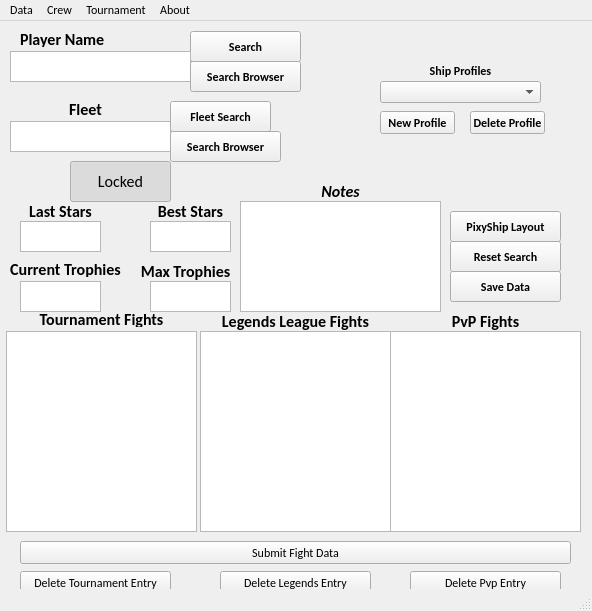
<?xml version="1.0" encoding="UTF-8"?>
<ui version="4.0">
 <class>MainWindow</class>
 <widget class="QMainWindow" name="MainWindow">
  <property name="geometry">
   <rect>
    <x>0</x>
    <y>0</y>
    <width>592</width>
    <height>611</height>
   </rect>
  </property>
  <property name="sizePolicy">
   <sizepolicy hsizetype="Fixed" vsizetype="Fixed">
    <horstretch>0</horstretch>
    <verstretch>0</verstretch>
   </sizepolicy>
  </property>
  <property name="font">
   <font>
    <family>Calibri</family>
   </font>
  </property>
  <property name="windowTitle">
   <string>Pixel Starships Target Tracking Tool</string>
  </property>
  <property name="statusTip">
   <string notr="true"/>
  </property>
  <property name="toolButtonStyle">
   <enum>Qt::ToolButtonTextUnderIcon</enum>
  </property>
  <widget class="QWidget" name="centralwidget">
   <widget class="QLabel" name="fleetNameLabel">
    <property name="geometry">
     <rect>
      <x>40</x>
      <y>80</y>
      <width>91</width>
      <height>16</height>
     </rect>
    </property>
    <property name="font">
     <font>
      <family>Calibri</family>
      <pointsize>12</pointsize>
      <weight>75</weight>
      <italic>false</italic>
      <bold>true</bold>
     </font>
    </property>
    <property name="text">
     <string>Fleet</string>
    </property>
    <property name="alignment">
     <set>Qt::AlignCenter</set>
    </property>
   </widget>
   <widget class="QTextBrowser" name="bestStars">
    <property name="geometry">
     <rect>
      <x>150</x>
      <y>200</y>
      <width>81</width>
      <height>31</height>
     </rect>
    </property>
    <property name="tabChangesFocus">
     <bool>true</bool>
    </property>
   </widget>
   <widget class="QLabel" name="maxTrophiesLabel">
    <property name="geometry">
     <rect>
      <x>120</x>
      <y>240</y>
      <width>131</width>
      <height>20</height>
     </rect>
    </property>
    <property name="font">
     <font>
      <family>Calibri</family>
      <pointsize>12</pointsize>
      <weight>75</weight>
      <italic>false</italic>
      <bold>true</bold>
     </font>
    </property>
    <property name="text">
     <string>Max Trophies</string>
    </property>
    <property name="alignment">
     <set>Qt::AlignCenter</set>
    </property>
   </widget>
   <widget class="QLabel" name="label">
    <property name="geometry">
     <rect>
      <x>20</x>
      <y>10</y>
      <width>91</width>
      <height>16</height>
     </rect>
    </property>
    <property name="font">
     <font>
      <family>Calibri</family>
      <pointsize>12</pointsize>
      <weight>75</weight>
      <italic>false</italic>
      <bold>true</bold>
     </font>
    </property>
    <property name="text">
     <string>Player Name</string>
    </property>
   </widget>
   <widget class="QLabel" name="tournamentFightsLabel">
    <property name="geometry">
     <rect>
      <x>6</x>
      <y>290</y>
      <width>191</width>
      <height>16</height>
     </rect>
    </property>
    <property name="font">
     <font>
      <family>Calibri</family>
      <pointsize>12</pointsize>
      <weight>75</weight>
      <italic>false</italic>
      <bold>true</bold>
     </font>
    </property>
    <property name="text">
     <string>Tournament Fights</string>
    </property>
    <property name="alignment">
     <set>Qt::AlignCenter</set>
    </property>
   </widget>
   <widget class="QTextBrowser" name="lastStars">
    <property name="geometry">
     <rect>
      <x>20</x>
      <y>200</y>
      <width>81</width>
      <height>31</height>
     </rect>
    </property>
    <property name="tabChangesFocus">
     <bool>true</bool>
    </property>
   </widget>
   <widget class="QLabel" name="starsLastTournamentLabel">
    <property name="geometry">
     <rect>
      <x>20</x>
      <y>180</y>
      <width>81</width>
      <height>20</height>
     </rect>
    </property>
    <property name="font">
     <font>
      <family>Calibri</family>
      <pointsize>12</pointsize>
      <weight>75</weight>
      <italic>false</italic>
      <bold>true</bold>
     </font>
    </property>
    <property name="text">
     <string>Last Stars</string>
    </property>
    <property name="alignment">
     <set>Qt::AlignCenter</set>
    </property>
   </widget>
   <widget class="QTextEdit" name="playerNotes">
    <property name="geometry">
     <rect>
      <x>240</x>
      <y>180</y>
      <width>201</width>
      <height>111</height>
     </rect>
    </property>
    <property name="tabChangesFocus">
     <bool>true</bool>
    </property>
   </widget>
   <widget class="QTextBrowser" name="maxTrophies">
    <property name="geometry">
     <rect>
      <x>150</x>
      <y>260</y>
      <width>81</width>
      <height>31</height>
     </rect>
    </property>
    <property name="tabChangesFocus">
     <bool>true</bool>
    </property>
   </widget>
   <widget class="QPushButton" name="searchButton">
    <property name="geometry">
     <rect>
      <x>190</x>
      <y>10</y>
      <width>111</width>
      <height>31</height>
     </rect>
    </property>
    <property name="font">
     <font>
      <family>Calibri</family>
      <pointsize>9</pointsize>
      <weight>75</weight>
      <bold>true</bold>
     </font>
    </property>
    <property name="text">
     <string>Search</string>
    </property>
   </widget>
   <widget class="QLabel" name="bestStarsLabel">
    <property name="geometry">
     <rect>
      <x>150</x>
      <y>180</y>
      <width>81</width>
      <height>20</height>
     </rect>
    </property>
    <property name="font">
     <font>
      <family>Calibri</family>
      <pointsize>12</pointsize>
      <weight>75</weight>
      <italic>false</italic>
      <bold>true</bold>
     </font>
    </property>
    <property name="text">
     <string>Best Stars</string>
    </property>
    <property name="alignment">
     <set>Qt::AlignCenter</set>
    </property>
   </widget>
   <widget class="QLabel" name="currentTrophiesLabel">
    <property name="geometry">
     <rect>
      <x>-10</x>
      <y>240</y>
      <width>151</width>
      <height>16</height>
     </rect>
    </property>
    <property name="font">
     <font>
      <family>Calibri</family>
      <pointsize>12</pointsize>
      <weight>75</weight>
      <italic>false</italic>
      <bold>true</bold>
     </font>
    </property>
    <property name="text">
     <string>Current Trophies</string>
    </property>
    <property name="alignment">
     <set>Qt::AlignCenter</set>
    </property>
   </widget>
   <widget class="QLabel" name="playerNotesLabel">
    <property name="geometry">
     <rect>
      <x>240</x>
      <y>160</y>
      <width>201</width>
      <height>20</height>
     </rect>
    </property>
    <property name="font">
     <font>
      <family>Calibri</family>
      <pointsize>12</pointsize>
      <weight>75</weight>
      <italic>true</italic>
      <bold>true</bold>
     </font>
    </property>
    <property name="text">
     <string>Notes</string>
    </property>
    <property name="alignment">
     <set>Qt::AlignCenter</set>
    </property>
   </widget>
   <widget class="QPlainTextEdit" name="playerNameSearchBox">
    <property name="geometry">
     <rect>
      <x>10</x>
      <y>30</y>
      <width>181</width>
      <height>31</height>
     </rect>
    </property>
    <property name="font">
     <font>
      <family>Calibri</family>
      <pointsize>12</pointsize>
     </font>
    </property>
    <property name="cursor" stdset="0">
     <cursorShape>IBeamCursor</cursorShape>
    </property>
    <property name="focusPolicy">
     <enum>Qt::StrongFocus</enum>
    </property>
    <property name="inputMethodHints">
     <set>Qt::ImhNone</set>
    </property>
    <property name="verticalScrollBarPolicy">
     <enum>Qt::ScrollBarAlwaysOff</enum>
    </property>
    <property name="horizontalScrollBarPolicy">
     <enum>Qt::ScrollBarAlwaysOff</enum>
    </property>
    <property name="tabChangesFocus">
     <bool>true</bool>
    </property>
    <property name="lineWrapMode">
     <enum>QPlainTextEdit::NoWrap</enum>
    </property>
   </widget>
   <widget class="QToolButton" name="lockUnlockButton">
    <property name="geometry">
     <rect>
      <x>70</x>
      <y>140</y>
      <width>101</width>
      <height>41</height>
     </rect>
    </property>
    <property name="font">
     <font>
      <family>Calibri</family>
      <pointsize>12</pointsize>
     </font>
    </property>
    <property name="text">
     <string>Locked</string>
    </property>
    <property name="checkable">
     <bool>true</bool>
    </property>
    <property name="checked">
     <bool>true</bool>
    </property>
   </widget>
   <widget class="QTextBrowser" name="currentTrophies">
    <property name="geometry">
     <rect>
      <x>20</x>
      <y>260</y>
      <width>81</width>
      <height>31</height>
     </rect>
    </property>
    <property name="tabChangesFocus">
     <bool>true</bool>
    </property>
   </widget>
   <widget class="QLabel" name="legendsFightsLabel">
    <property name="geometry">
     <rect>
      <x>200</x>
      <y>290</y>
      <width>191</width>
      <height>20</height>
     </rect>
    </property>
    <property name="font">
     <font>
      <family>Calibri</family>
      <pointsize>12</pointsize>
      <weight>75</weight>
      <italic>false</italic>
      <bold>true</bold>
     </font>
    </property>
    <property name="text">
     <string>Legends League Fights</string>
    </property>
    <property name="alignment">
     <set>Qt::AlignCenter</set>
    </property>
   </widget>
   <widget class="QLabel" name="pvpFightsLabel">
    <property name="geometry">
     <rect>
      <x>390</x>
      <y>290</y>
      <width>191</width>
      <height>20</height>
     </rect>
    </property>
    <property name="font">
     <font>
      <family>Calibri</family>
      <pointsize>12</pointsize>
      <weight>75</weight>
      <italic>false</italic>
      <bold>true</bold>
     </font>
    </property>
    <property name="text">
     <string>PvP Fights</string>
    </property>
    <property name="alignment">
     <set>Qt::AlignCenter</set>
    </property>
   </widget>
   <widget class="QPlainTextEdit" name="fleetName">
    <property name="geometry">
     <rect>
      <x>10</x>
      <y>100</y>
      <width>161</width>
      <height>31</height>
     </rect>
    </property>
    <property name="inputMethodHints">
     <set>Qt::ImhNone</set>
    </property>
    <property name="midLineWidth">
     <number>-5</number>
    </property>
    <property name="verticalScrollBarPolicy">
     <enum>Qt::ScrollBarAlwaysOff</enum>
    </property>
    <property name="horizontalScrollBarPolicy">
     <enum>Qt::ScrollBarAlwaysOff</enum>
    </property>
    <property name="tabChangesFocus">
     <bool>true</bool>
    </property>
    <property name="readOnly">
     <bool>false</bool>
    </property>
   </widget>
   <widget class="QPushButton" name="saveNewData">
    <property name="geometry">
     <rect>
      <x>450</x>
      <y>250</y>
      <width>111</width>
      <height>31</height>
     </rect>
    </property>
    <property name="font">
     <font>
      <family>Calibri</family>
      <pointsize>9</pointsize>
      <weight>75</weight>
      <bold>true</bold>
     </font>
    </property>
    <property name="text">
     <string>Save Data</string>
    </property>
   </widget>
   <widget class="QTableView" name="tournyTable">
    <property name="geometry">
     <rect>
      <x>6</x>
      <y>310</y>
      <width>191</width>
      <height>201</height>
     </rect>
    </property>
   </widget>
   <widget class="QTableView" name="legendsTable">
    <property name="geometry">
     <rect>
      <x>200</x>
      <y>310</y>
      <width>191</width>
      <height>201</height>
     </rect>
    </property>
   </widget>
   <widget class="QTableView" name="pvpTable">
    <property name="geometry">
     <rect>
      <x>390</x>
      <y>310</y>
      <width>191</width>
      <height>201</height>
     </rect>
    </property>
    <property name="alternatingRowColors">
     <bool>true</bool>
    </property>
    <property name="wordWrap">
     <bool>false</bool>
    </property>
   </widget>
   <widget class="QPushButton" name="resetButton">
    <property name="geometry">
     <rect>
      <x>450</x>
      <y>220</y>
      <width>111</width>
      <height>31</height>
     </rect>
    </property>
    <property name="font">
     <font>
      <family>Calibri</family>
      <pointsize>9</pointsize>
      <weight>75</weight>
      <bold>true</bold>
     </font>
    </property>
    <property name="text">
     <string>Reset Search</string>
    </property>
   </widget>
   <widget class="QPushButton" name="pixyshipLayoutButton">
    <property name="geometry">
     <rect>
      <x>450</x>
      <y>190</y>
      <width>111</width>
      <height>31</height>
     </rect>
    </property>
    <property name="font">
     <font>
      <family>Calibri</family>
      <pointsize>9</pointsize>
      <weight>75</weight>
      <bold>true</bold>
     </font>
    </property>
    <property name="text">
     <string>PixyShip Layout</string>
    </property>
   </widget>
   <widget class="QPushButton" name="fleetSearchButton">
    <property name="geometry">
     <rect>
      <x>170</x>
      <y>80</y>
      <width>101</width>
      <height>31</height>
     </rect>
    </property>
    <property name="font">
     <font>
      <family>Calibri</family>
      <pointsize>9</pointsize>
      <weight>75</weight>
      <bold>true</bold>
     </font>
    </property>
    <property name="text">
     <string>Fleet Search</string>
    </property>
   </widget>
   <widget class="QPushButton" name="delTournyButton">
    <property name="geometry">
     <rect>
      <x>20</x>
      <y>550</y>
      <width>151</width>
      <height>23</height>
     </rect>
    </property>
    <property name="text">
     <string>Delete Tournament Entry</string>
    </property>
   </widget>
   <widget class="QPushButton" name="delLegendsButton">
    <property name="geometry">
     <rect>
      <x>220</x>
      <y>550</y>
      <width>151</width>
      <height>23</height>
     </rect>
    </property>
    <property name="text">
     <string>Delete Legends Entry</string>
    </property>
   </widget>
   <widget class="QPushButton" name="delPVPButton">
    <property name="geometry">
     <rect>
      <x>410</x>
      <y>550</y>
      <width>151</width>
      <height>23</height>
     </rect>
    </property>
    <property name="text">
     <string>Delete Pvp Entry</string>
    </property>
   </widget>
   <widget class="QPushButton" name="playerBrowserSearchButton">
    <property name="geometry">
     <rect>
      <x>190</x>
      <y>40</y>
      <width>111</width>
      <height>31</height>
     </rect>
    </property>
    <property name="font">
     <font>
      <family>Calibri</family>
      <pointsize>9</pointsize>
      <weight>75</weight>
      <bold>true</bold>
     </font>
    </property>
    <property name="text">
     <string>Search Browser</string>
    </property>
   </widget>
   <widget class="QPushButton" name="submitNewDataButton">
    <property name="geometry">
     <rect>
      <x>20</x>
      <y>520</y>
      <width>551</width>
      <height>23</height>
     </rect>
    </property>
    <property name="text">
     <string>Submit Fight Data</string>
    </property>
   </widget>
   <widget class="QPushButton" name="fleetBrowserSearchButton">
    <property name="geometry">
     <rect>
      <x>170</x>
      <y>110</y>
      <width>111</width>
      <height>31</height>
     </rect>
    </property>
    <property name="font">
     <font>
      <family>Calibri</family>
      <pointsize>9</pointsize>
      <weight>75</weight>
      <bold>true</bold>
     </font>
    </property>
    <property name="text">
     <string>Search Browser</string>
    </property>
   </widget>
   <widget class="QComboBox" name="profileComboBox">
    <property name="geometry">
     <rect>
      <x>380</x>
      <y>60</y>
      <width>161</width>
      <height>22</height>
     </rect>
    </property>
   </widget>
   <widget class="QPushButton" name="createNewProfile">
    <property name="geometry">
     <rect>
      <x>380</x>
      <y>90</y>
      <width>75</width>
      <height>23</height>
     </rect>
    </property>
    <property name="font">
     <font>
      <pointsize>9</pointsize>
      <weight>75</weight>
      <bold>true</bold>
     </font>
    </property>
    <property name="text">
     <string>New Profile</string>
    </property>
   </widget>
   <widget class="QPushButton" name="deleteSelectedProfile">
    <property name="geometry">
     <rect>
      <x>470</x>
      <y>90</y>
      <width>75</width>
      <height>23</height>
     </rect>
    </property>
    <property name="font">
     <font>
      <pointsize>9</pointsize>
      <weight>75</weight>
      <bold>true</bold>
     </font>
    </property>
    <property name="text">
     <string>Delete Profile</string>
    </property>
   </widget>
   <widget class="QLabel" name="label_2">
    <property name="geometry">
     <rect>
      <x>380</x>
      <y>40</y>
      <width>161</width>
      <height>20</height>
     </rect>
    </property>
    <property name="font">
     <font>
      <pointsize>9</pointsize>
      <weight>75</weight>
      <bold>true</bold>
     </font>
    </property>
    <property name="text">
     <string>Ship Profiles</string>
    </property>
    <property name="alignment">
     <set>Qt::AlignCenter</set>
    </property>
   </widget>
  </widget>
  <widget class="QStatusBar" name="statusbar">
   <property name="sizeGripEnabled">
    <bool>true</bool>
   </property>
  </widget>
  <widget class="QMenuBar" name="menuBar">
   <property name="geometry">
    <rect>
     <x>0</x>
     <y>0</y>
     <width>592</width>
     <height>21</height>
    </rect>
   </property>
   <widget class="QMenu" name="menuData">
    <property name="title">
     <string>Data</string>
    </property>
    <addaction name="actionImport_Data"/>
    <addaction name="actionExport_Fights"/>
   </widget>
   <widget class="QMenu" name="menuCrew">
    <property name="title">
     <string>Crew</string>
    </property>
    <addaction name="actionTrainer"/>
    <addaction name="actionLoadout_Builder"/>
    <addaction name="actionPlanner"/>
   </widget>
   <widget class="QMenu" name="menuTournament">
    <property name="title">
     <string>Tournament</string>
    </property>
    <addaction name="actionStars_Calculator"/>
    <addaction name="actionTarget_Tracking"/>
   </widget>
   <widget class="QMenu" name="menuAbout">
    <property name="title">
     <string>About</string>
    </property>
    <addaction name="actionAbout"/>
    <addaction name="actionDark_Mode"/>
   </widget>
   <addaction name="menuData"/>
   <addaction name="menuCrew"/>
   <addaction name="menuTournament"/>
   <addaction name="menuAbout"/>
  </widget>
  <action name="actionImport_Data">
   <property name="text">
    <string>Import Data</string>
   </property>
  </action>
  <action name="actionExport_Fights">
   <property name="text">
    <string>Export Fights</string>
   </property>
  </action>
  <action name="actionTrainer">
   <property name="text">
    <string>Trainer</string>
   </property>
  </action>
  <action name="actionLoadout_Builder">
   <property name="text">
    <string>Loadout Builder (NOT IMPLEMENTED)</string>
   </property>
  </action>
  <action name="actionPlanner">
   <property name="text">
    <string>Planner (NOT IMPLEMENTED)</string>
   </property>
  </action>
  <action name="actionStars_Calculator">
   <property name="text">
    <string>Stars Calculator</string>
   </property>
  </action>
  <action name="actionTarget_Tracking">
   <property name="text">
    <string>Target Tracking</string>
   </property>
  </action>
  <action name="actionAbout">
   <property name="text">
    <string>About</string>
   </property>
  </action>
  <action name="actionDark_Mode">
   <property name="checkable">
    <bool>true</bool>
   </property>
   <property name="text">
    <string>Dark Mode</string>
   </property>
  </action>
 </widget>
 <tabstops>
  <tabstop>playerNameSearchBox</tabstop>
  <tabstop>searchButton</tabstop>
  <tabstop>fleetName</tabstop>
  <tabstop>fleetSearchButton</tabstop>
  <tabstop>lockUnlockButton</tabstop>
  <tabstop>lastStars</tabstop>
  <tabstop>bestStars</tabstop>
  <tabstop>currentTrophies</tabstop>
  <tabstop>maxTrophies</tabstop>
  <tabstop>playerNotes</tabstop>
  <tabstop>saveNewData</tabstop>
  <tabstop>resetButton</tabstop>
  <tabstop>submitNewDataButton</tabstop>
  <tabstop>tournyTable</tabstop>
  <tabstop>delTournyButton</tabstop>
  <tabstop>legendsTable</tabstop>
  <tabstop>delLegendsButton</tabstop>
  <tabstop>pvpTable</tabstop>
  <tabstop>delPVPButton</tabstop>
  <tabstop>pixyshipLayoutButton</tabstop>
  <tabstop>fleetBrowserSearchButton</tabstop>
  <tabstop>playerBrowserSearchButton</tabstop>
 </tabstops>
 <resources/>
 <connections/>
</ui>
